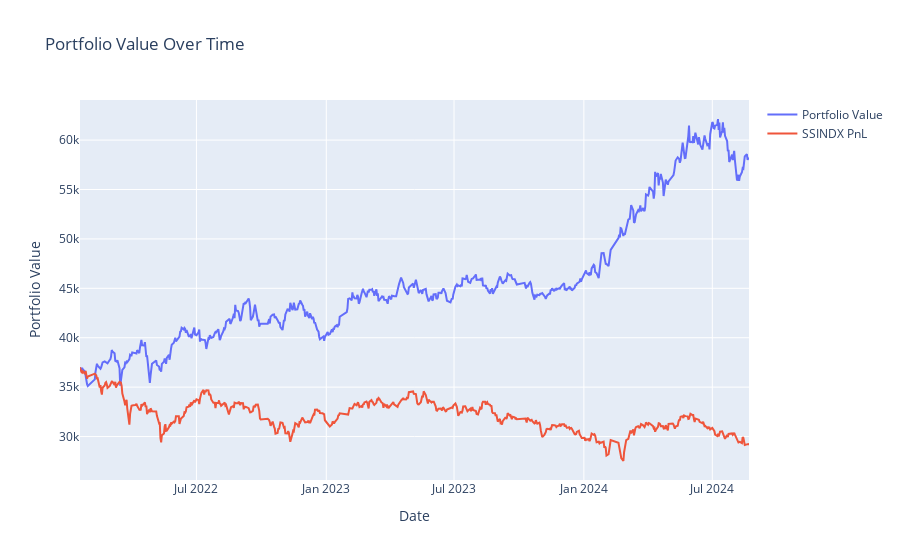

This figure's notebook cell:
### Code cell
# Interactive Plot for Portfolio Value
fig = go.Figure()
fig.add_trace(go.Scatter(x=dates, y=portfolio_values1, mode='lines', name='Portfolio Value'))
fig.add_trace(go.Scatter(x=dates, y=benchmark, mode='lines',name='SSINDX PnL'))
fig.update_layout(title='Portfolio Value Over Time', xaxis_title='Date', yaxis_title='Portfolio Value', hovermode='x unified')
fig.show()

### Figure 1 — Plotly figure (JSON) as saved in the notebook; plotly's stock layout.template omitted (floating-point values rounded to 4 significant figures; data arrays with more than 128 entries replaced by an {"elided": "..."} marker saying what was removed)
{"data": [{"mode": "lines", "name": "Portfolio Value", "type": "scatter", "x": {"elided": "631 str values"}, "y": {"elided": "631 float values"}}, {"mode": "lines", "name": "SSINDX PnL", "type": "scatter", "x": {"elided": "631 str values"}, "y": {"elided": "640 float values"}}], "layout": {"hovermode": "x unified", "title": {"text": "Portfolio Value Over Time"}, "xaxis": {"title": {"text": "Date"}}, "yaxis": {"title": {"text": "Portfolio Value"}}}}
